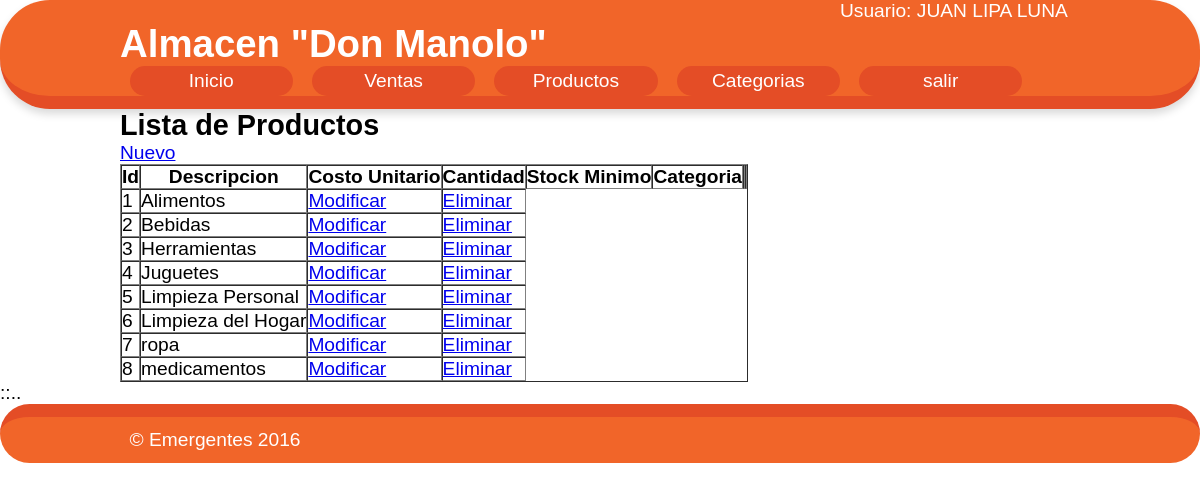
/categoria.php (signed in), run on the app's committed database.
### tables this page shows
CREATE TABLE `categoria` (
  `id` int(11) NOT NULL,
  `descripcion` varchar(100) DEFAULT NULL
);

### modelo/BD_Model.php (called while the page is built, shortened)
<?php
class BD_Model
{
	var $host='localhost';
	var $user='root';
	var $pass='';
	var $bdat='practica7';
	private $conn;
	public $table='';
	protected $rows=array();
	function __construct()
	{
		$this->conn = new mysqli($this->host,$this->user,$this->pass,$this->bdat);
	}
	public function get_all()
	{
		$sql='select * from '.$this->table.' order by id asc';
		$result=$this->conn->query($sql);
		while ($fila=$result->fetch_assoc()) {
			$this->rows[]=$fila;
		}
		return $this->rows;
	}
}
 ?>

### modelo/categoria_model.php (called while the page is built, shortened)
<?php
require_once('BD_Model.php');
class Categoria_Model extends BD_Model
{
	function __construct()
	{
		$this->table="categoria";
	}
}
 ?>

### categoria.php (the view, shortened to what this page needs)
<?php
require_once('modelo/categoria_model.php');
$obj = new Categoria_Model();
?>
<!DOCTYPE html>
<html lang="es">
<head>
	<link rel="stylesheet" type="text/css" href="estilo.css">
</head>
<body>
<div id="cabecera">
<div style="padding-left:70%; color:#fff;">Usuario: <?=$_SESSION['nombreus']?></div>
	<header>
	<h1>Almacen "Don Manolo"</h1>
		<nav>
			<ul>
				<li><a href="panel.php">Inicio</a> </li>
				<li><a href="carrito.php">Ventas</a> </li>
				<li><a href="productos.php">Productos</a> </li>
				<li><a href="categoria.php">Categorias</a> </li>
				<li><a href="logout.php">salir</a></li>
			</ul>
		</nav>
	</header>
</div>
<div id="contenido">
	<section>
		<h1>Lista de Productos</h1>
 	<a href="NuevoProd.php">Nuevo</a>
 	<?php
	$result = $obj->get_all();
 	?>
 	<table border="1" cellspacing="0">
 		<tr>
 			<th>Id</th>
 			<th>Descripcion</th>
 			<th>Costo Unitario</th>
 			<th>Cantidad</th>
 			<th>Stock Minimo</th>
 			<th>Categoria</th>
 			<th></th>
 			<th></th>
 		</tr>
	<?php foreach ($result as $fila) {
	 	echo "<tr>";
	 		echo "<td>".$fila['id']."</td>";
	 		echo "<td>".$fila['descripcion']."</td>";
	 		?>
	 		<td><a href="modificaCat.php?id=<?=$fila['id']?>">Modificar</a></td>
	 		<td><a href="eliminaCat.php?id=<?=$fila['id']?>" onclick="return(confirm('seguro que quiere Eliminar?'))">Eliminar</a></td>
	 	<?php echo "</tr>";
	 	?>
 <?php
  }
?>
</table>
	</section>
</div>
<p>::..</p>
<div id="pie">
	<footer>
		<p>&copy; Emergentes 2016</p>
	</footer>
</div>
</body>
</html>

### estilo.css (style rules this page uses)
* { margin: 0px; padding: 0px; }
body { margin:0; padding: 0; font-size: 1.2em; font-family: Helvetica,Arial; }
#cabecera { border-bottom: 13px solid #e44d26; background: #f16529; box-shadow: 0 5px 8px rgba(0,0,0,0.15); border-radius: 50px; -webkit-box-shadow: 0 5px 8px rgba(0,0,0,0.15); -moz-box-shadow: 0 5px 8px rgba(0,0,0,0.15); }
header { margin: 0 10%; }
header h1 { color: #fff; }
nav ul { margin:0; padding:0; width: 100%; height: 30px; margin:auto; }
nav li { list-style-type: none; float: left; display:block; width: 17%; line-height: 30px; margin: 0 1%; }
nav li a { text-decoration: none; color:#fff; height: 100%; display: block; text-align: center; border-radius: 20px; }
nav li a:link { background-color: #e44d26; }
#contenido { margin:0 10%; }
#pie { padding: 1%; background: #f16529; border-top: 13px solid #e44d26; clear: both; border-radius: 30px; }
footer { margin:0 10%; color:#fff; }

### data on the page
categoria: id "1", descripcion "Alimentos"
categoria: id "2", descripcion "Bebidas"
categoria: id "3", descripcion "Herramientas"
categoria: id "4", descripcion "Juguetes"
categoria: id "5", descripcion "Limpieza Personal"
categoria: id "6", descripcion "Limpieza del Hogar"
categoria: id "7", descripcion "ropa"
categoria: id "8", descripcion "medicamentos"

### other printed values
$_SESSION['nombreus'] "JUAN LIPA LUNA"
